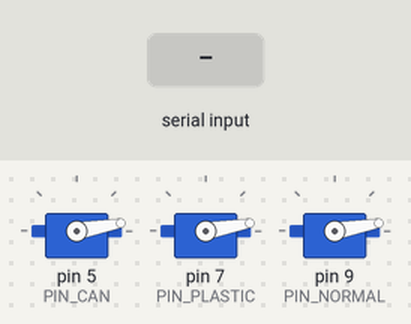
A sketch run on a simulated Arduino Uno, built with avr-gcc and run on an emulated ATmega328P. On the bench: 3 × servo. Inputs (shaded band) come from the test bench. What the sketch prints to the serial monitor is not drawn.

Above: at 2.0 s.
2.1 s: "can\n" received over the second serial link
At 3.4 s:
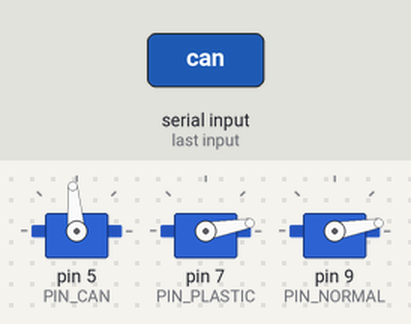
5.1 s: "1\n" received over the second serial link
At 5.42 s:
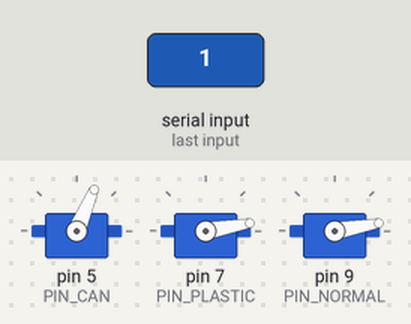
7.0 s: "plastic\n" received over the second serial link
At 9.6 s:
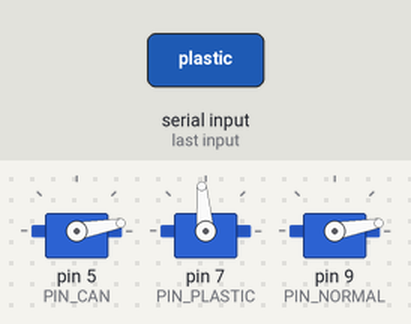
9.9 s: "normal\n" received over the second serial link
At 12.4 s:
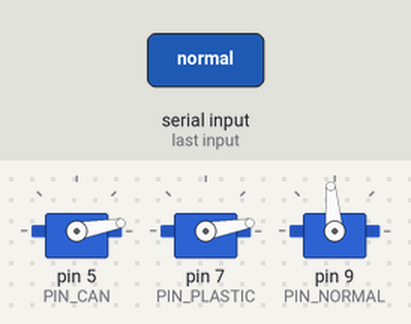
12.7 s: "open\n" received over the second serial link
At 15.5 s:
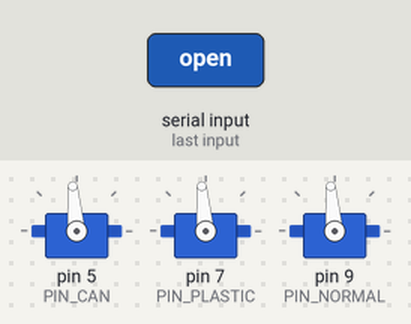
15.7 s: "5\n" received over the second serial link
At 16.22 s:
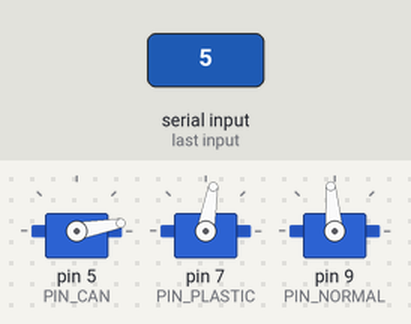
Timing chart, 0 to 18.7 s (numbered marks = the images above; inputs shaded):
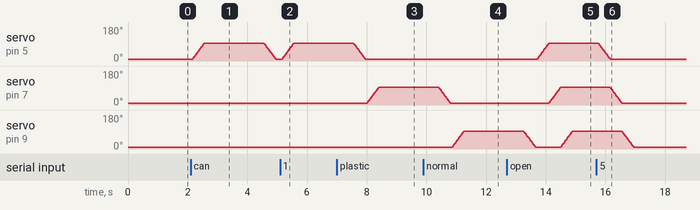

The sketch:

trashbin_v3.ino
```cpp
/* ═══════════════════════════════════════════════════════════════════════════
 *  스마트 휴지통  v3  (뚜껑 3개 · 서보모터 3개)
 *  ─────────────────────────────────────────────────────────────────────────
 *  누비다플랫폼 / 아두이노 나노 CH340
 *
 *  ┌────────────────────────────────────────────────────────────────────┐
 *  │  구조                                                              │
 *  │                                                                    │
 *  │     캔 통      플라스틱 통      일반 통                             │
 *  │    ┌─────┐    ┌─────┐        ┌─────┐                              │
 *  │    │ 뚜껑 │    │ 뚜껑 │        │ 뚜껑 │   ← 서보 3개가 각각 담당     │
 *  │    └─────┘    └─────┘        └─────┘                              │
 *  │      5번        7번             9번                                 │
 *  └────────────────────────────────────────────────────────────────────┘
 *
 *  ★ 밀대·분리대는 없습니다. 뚜껑만 열고 닫습니다.
 *
 *  ★ v2 에서 바뀐 점 ★
 *    v2 는 "뚜껑 1개 + 분리대 + 밀대" 구조였습니다.
 *    → 실제 교구는 뚜껑이 3개라서 맞지 않았습니다.
 *    v3 는 뚜껑 3개만 씁니다. (훨씬 단순합니다)
 *
 *  ★ 웹앱 대응 ★
 *    웹은 명령을 "xa1bfc0fbece7eaefcfe" 처럼 암호로 바꿔 보냅니다.
 *    v3 는 그 암호를 풀어서 원래 명령(캔·일반 ...)을 알아냅니다.
 *    한글 명령도 정상 동작합니다.
 *
 *  ┌────────────────────────────────────────────────────────────────────┐
 *  │  명령어 (블루투스로 보내면 동작)                                   │
 *  │                                                                    │
 *  │    캔        →  5번 뚜껑 열기 → 잠깐 → 닫기                        │
 *  │    플라스틱  →  7번 뚜껑 열기 → 잠깐 → 닫기                        │
 *  │    일반      →  9번 뚜껑 열기 → 잠깐 → 닫기                        │
 *  │    열기      →  뚜껑 3개 모두 열기                                 │
 *  │    닫기      →  뚜껑 3개 모두 닫기                                 │
 *  │    홈        →  뚜껑 3개 모두 닫기 (처음 상태)                     │
 *  │                                                                    │
 *  │  ★ 누비다머신 AI 명령도 그대로 쓸 수 있습니다                     │
 *  │       1NubidaAi → 캔    2NubidaAi → 플라스틱   3NubidaAi → 일반   │
 *  │       4NubidaAi → 열기  5NubidaAi → 닫기       6NubidaAi → 홈     │
 *  └────────────────────────────────────────────────────────────────────┘
 *
 *  ─────────────────────────────────────────────────────────────────────────
 *  ★ 배선
 *
 *      캔 뚜껑 서보        신호선(주황) → 5번
 *      플라스틱 뚜껑 서보  신호선(주황) → 7번
 *      일반 뚜껑 서보      신호선(주황) → 9번
 *      서보 전원(빨강)     →  5V (서보 3개면 외부 5V 권장)
 *      서보 접지(갈색)     →  GND
 *
 *      ⚠️ 서보 3개를 한꺼번에 움직이면 전류가 많이 필요합니다.
 *         힘이 약하거나 떨리면 서보 전원을 따로 넣어 주세요.
 *      ⚠️ 2번·3번 핀은 블루투스 전용입니다.
 * ─────────────────────────────────────────────────────────────────────────
 *
 *  ★ 순서대로 확인하세요 (동작이 안 될 때)
 *      ① 시리얼 모니터(9600) 를 열고 전원을 켠다
 *         → "스마트 휴지통 v3" + "[빌드] 날짜" 가 보이는가?
 *           (안 보이면 업로드가 안 된 것입니다 → 모니터 닫고 다시 업로드)
 *      ② 캔 명령을 보낸다
 *         → "[복호화] → [캔]" 이 보이는가?
 *         → "[동작] 캔 뚜껑 열기" 가 보이는가?
 *      ③ "[동작]" 은 보이는데 서보가 안 움직이면 → 배선/전원 문제
 *      ④ 서보가 떨리거나 힘이 없으면 → 서보 전원을 외부 5V 로
 * ═══════════════════════════════════════════════════════════════════════════ */

#include <SoftwareSerial.h>
#include <Servo.h>

/* ═══════════════════════════════════════════════════════════════════════════
 *  설정 ─ 여기 숫자만 바꾸시면 됩니다
 * ═══════════════════════════════════════════════════════════════════════════ */

/* ── 뚜껑 3개가 꽂힌 핀 ──
 *    ★ 순서를 바꾸고 싶으면 이 세 줄의 핀 번호만 바꾸세요            */
#define PIN_CAN       5    // 캔 뚜껑 서보
#define PIN_PLASTIC   7    // 플라스틱 뚜껑 서보
#define PIN_NORMAL    9    // 일반 뚜껑 서보

/* ── 뚜껑 각도 ──
 *    뚜껑마다 각도가 다르면 따로 지정할 수 있습니다.
 *    처음엔 3개 모두 같게 해두었습니다.                        */
#define CAN_CLOSE      10     // 캔 뚜껑 닫힘
#define CAN_OPEN       95     // 캔 뚜껑 열림
#define PLASTIC_CLOSE  10     // 플라스틱 뚜껑 닫힘
#define PLASTIC_OPEN   95     // 플라스틱 뚜껑 열림
#define NORMAL_CLOSE   10     // 일반 뚜껑 닫힘
#define NORMAL_OPEN    95     // 일반 뚜껑 열림

/* ── 움직이는 속도 (숫자가 클수록 천천히) ── */
#define MS_OPEN      400     // 여는 속도
#define MS_CLOSE     400     // 닫는 속도

/* ── 뚜껑이 열려 있는 시간 (사람이 쓰레기를 넣는 시간) ── */
#define OPEN_HOLD_MS 2000    // 2초간 열어 둠

/* ═══════════════════════════════════════════════════════════════════════════
 *  블루투스 (BLE)  RX=2 / TX=3
 * ═══════════════════════════════════════════════════════════════════════════ */
SoftwareSerial BTSerial(2, 3);

/* ═══════════════════════════════════════════════════════════════════════════
 *  ★ 난독화(암호문) 풀기
 *     웹이 보내는 "x1a2b3c..." 를 원래 명령으로 되돌립니다.
 *     ─────────────────────────────────────────────────────────────
 *     규칙 : 'x' + 2글자(열쇠) + [명령글자마다 2글자]
 *            각 2글자를 숫자로 바꾼 뒤 열쇠와 XOR 하면 원래 글자
 *     열쇠 : 0x2F (웹과 같아야 함)
 * ═══════════════════════════════════════════════════════════════════════════ */
#define NB_KEY 0x2F

/* 16진수 글자 1개 → 숫자   ('a'→10, 'F'→15, 아니면 -1) */
int hexVal(char c) {
  if (c >= '0' && c <= '9') return c - '0';
  if (c >= 'a' && c <= 'f') return c - 'a' + 10;
  if (c >= 'A' && c <= 'F') return c - 'A' + 10;
  return -1;
}

/* "x...." 를 원래 명령으로 되돌림. 실패하면 빈 문자열("") */
String decodeFrame(String frame) {
  if (frame.length() < 5 || frame.charAt(0) != 'x') return "";

  /* (1) 쓸 수 있는 16진수 글자만 모은다 */
  String hexs = "";
  for (unsigned int i = 1; i < frame.length(); i++) {
    char c = frame.charAt(i);
    if (hexVal(c) >= 0) hexs += c;
  }
  if (hexs.length() < 4) return "";

  /* (2) 글자 수가 홀수면 마지막 1글자가 잘린 것
   *     → 버리지 말고 그 1글자만 빼고 계속 (나머지는 정상 복원됨) */
  if ((hexs.length() % 2) != 0) {
    hexs = hexs.substring(0, hexs.length() - 1);
    if (hexs.length() < 4) return "";
  }

  /* (3) 열쇠 꺼내기 */
  int seed = (hexVal(hexs.charAt(0)) * 16 + hexVal(hexs.charAt(1))) ^ NB_KEY;
  if (seed == 0) return "";

  /* (4) 한 글자씩 열쇠와 XOR 해서 원래 글자로
   *     ★ 한글은 1글자가 3바이트라서, "영문만 남기고 버리면"
   *       한글 명령(캔·일반 등)이 전부 사라집니다. → 한글 바이트도 살립니다 */
  String out = "";
  for (unsigned int i = 2; i + 1 < hexs.length(); i += 2) {
    int h1 = hexVal(hexs.charAt(i));
    int h2 = hexVal(hexs.charAt(i + 1));
    if (h1 < 0 || h2 < 0) continue;
    char c = (char)((h1 * 16 + h2) ^ seed);
    out += c;                                  // ★ 거르지 않고 그대로 담음
  }
  out.trim();
  return out;
}

/* ═══════════════════════════════════════════════════════════════════════════
 *  서보 3개 기억장치
 *    ※ 함수 밖에 있어야 합니다 (안에 만들면 각도가 풀립니다)
 * ═══════════════════════════════════════════════════════════════════════════ */
Servo srv[3];
int   srvPin[3]  = { PIN_CAN,     PIN_PLASTIC,    PIN_NORMAL     };
int   srvShut[3] = { CAN_CLOSE,   PLASTIC_CLOSE,  NORMAL_CLOSE   };  // 닫힘 각도
int   srvOpen[3] = { CAN_OPEN,    PLASTIC_OPEN,   NORMAL_OPEN    };  // 열림 각도
int   srvCur[3]  = { CAN_CLOSE,   PLASTIC_CLOSE,  NORMAL_CLOSE   };  // 현재 각도

/* ═══════════════════════════════════════════════════════════════════════════
 *  서보를 부드럽게 움직이는 함수
 *    idx : 서보 번호(0=캔, 1=플라스틱, 2=일반)
 *    deg : 목표 각도(0~180)     ms : 걸리는 시간
 *
 *  서보는 "천천히 가"라는 명령이 없어서, 3도씩 나눠서 조금씩 보냅니다.
 *  (갑자기 확 돌면 뚜껑이 덜컥거립니다)
 * ═══════════════════════════════════════════════════════════════════════════ */
void servoTo(int idx, int deg, int ms) {

  if (idx < 0 || idx > 2) return;
  if (deg < 0)   deg = 0;
  if (deg > 180) deg = 180;

  int from = srvCur[idx];
  if (from == deg) return;              // 이미 그 위치면 그냥 넘어감

  int total = abs(deg - from);
  int steps = total / 3; if (steps < 1) steps = 1;
  int tick  = ms / steps; if (tick < 5) tick = 5;

  int dir = (deg > from) ? 3 : -3;
  int cur = from;

  for (int s = 1; s <= steps; s++) {
    cur += dir;
    if (dir > 0 && cur > deg) cur = deg;
    if (dir < 0 && cur < deg) cur = deg;
    srv[idx].write(cur);
    delay(tick);
  }

  if (cur != deg) srv[idx].write(deg);
  srvCur[idx] = deg;
}

/* ═══════════════════════════════════════════════════════════════════════════
 *  뚜껑 열기 / 닫기
 * ═══════════════════════════════════════════════════════════════════════════ */

/* ── 뚜껑 하나 열기 ── */
void lidOpen(int idx) {
  servoTo(idx, srvOpen[idx], MS_OPEN);
}

/* ── 뚜껑 하나 닫기 ── */
void lidClose(int idx) {
  servoTo(idx, srvShut[idx], MS_CLOSE);
}

/* ── 뚜껑 3개 모두 열기 ── */
void allOpen() {
  for (int i = 0; i < 3; i++) lidOpen(i);
}

/* ── 뚜껑 3개 모두 닫기 (= 홈) ── */
void allClose() {
  for (int i = 0; i < 3; i++) lidClose(i);
}

/* ── 뚜껑 열고 → 잠깐 기다렸다가 → 닫기 ──
 *    쓰레기를 넣는 동안 열어 두는 동작입니다.                       */
void openThenClose(int idx, String name) {

  Serial.print(F("[동작] "));
  Serial.print(name);
  Serial.println(F(" 뚜껑 열기"));

  lidOpen(idx);                 // 열기
  delay(OPEN_HOLD_MS);          // 열어 둔 채 기다리기 (넣는 시간)

  Serial.print(F("[동작] "));
  Serial.print(name);
  Serial.println(F(" 뚜껑 닫기"));

  lidClose(idx);                // 닫기
}

/* ═══════════════════════════════════════════════════════════════════════════
 *  명령 처리
 * ═══════════════════════════════════════════════════════════════════════════ */
bool runCommand(String cmd) {

  /* ══════════════════════════════════════════════════════════════════════
   *  ★ 누비다머신 AI 명령이 오면 휴지통 동작으로 연결합니다
   *     ★ 마지막 글자(i)가 잘려서 "1NubidaA" 로 와도 알아봅니다.
   * ══════════════════════════════════════════════════════════════════════ */
  if (cmd.length() >= 7 && cmd.charAt(0) >= '1' && cmd.charAt(0) <= '6'
      && cmd.indexOf("Nubida") >= 0) {
    char n = cmd.charAt(0);
    Serial.print(F("[AI명령] ")); Serial.print(n); Serial.println(F("번 → 휴지통 동작"));

    if (n == '1') { openThenClose(0, "캔");       return true; }
    if (n == '2') { openThenClose(1, "플라스틱"); return true; }
    if (n == '3') { openThenClose(2, "일반");     return true; }
    if (n == '4') { Serial.println(F("[동작] 전부 열기")); allOpen();  return true; }
    if (n == '5') { Serial.println(F("[동작] 전부 닫기")); allClose(); return true; }
    if (n == '6') { Serial.println(F("[동작] 처음 상태")); allClose(); return true; }
  }

  /* ── 캔 : 5번 뚜껑 ── */
  if (cmd.equals("캔") || cmd.equals("can") || cmd.equals("1")) {
    openThenClose(0, "캔");
    return true;
  }

  /* ── 플라스틱 : 7번 뚜껑 ── */
  else if (cmd.equals("플라스틱") || cmd.equals("plastic") || cmd.equals("2")) {
    openThenClose(1, "플라스틱");
    return true;
  }

  /* ── 일반 : 9번 뚜껑 ── */
  else if (cmd.equals("일반") || cmd.equals("일반쓰레기") ||
           cmd.equals("normal") || cmd.equals("3")) {
    openThenClose(2, "일반");
    return true;
  }

  /* ── 뚜껑 3개 모두 열기 ── */
  else if (cmd.equals("열기") || cmd.equals("전부열기") ||
           cmd.equals("open") || cmd.equals("allopen") || cmd.equals("4")) {
    Serial.println(F("[동작] 전부 열기"));
    allOpen();
    return true;
  }

  /* ── 뚜껑 3개 모두 닫기 ── */
  else if (cmd.equals("닫기") || cmd.equals("전부닫기") ||
           cmd.equals("close") || cmd.equals("allclose") || cmd.equals("5")) {
    Serial.println(F("[동작] 전부 닫기"));
    allClose();
    return true;
  }

  /* ── 홈 (처음 상태 = 모두 닫기) ── */
  else if (cmd.equals("홈") || cmd.equals("home") ||
           cmd.equals("reset") || cmd.equals("6")) {
    Serial.println(F("[동작] 처음 상태"));
    allClose();
    return true;
  }

  return false;    // 모르는 명령
}

/* ═══════════════════════════════════════════════════════════════════════════
 *  블루투스 수신
 * ═══════════════════════════════════════════════════════════════════════════ */
char          rxBuf[192];
int           rxLen    = 0;
unsigned long lastRxAt = 0;

#define FRAME_GAP_MS 60     // 마지막 글자 후 이만큼 지나면 한 줄 끝으로 봄

void drainBle() {
  while (BTSerial.available()) {
    char c = (char)BTSerial.read();
    if (rxLen < (int)sizeof(rxBuf) - 1) rxBuf[rxLen++] = c;
    lastRxAt = millis();
  }
}

void handleFrame() {
  if (rxLen == 0) return;
  rxBuf[rxLen] = '\0';
  String block(rxBuf);
  rxLen = 0;

  int start = 0;
  for (int i = 0; i <= (int)block.length(); i++) {
    bool cut = (i == (int)block.length()) ||
               block.charAt(i) == '\n' || block.charAt(i) == '\r';
    if (!cut) continue;
    if (i > start) {
      String one = block.substring(start, i);
      one.trim();
      if (one.length() > 0) {
        Serial.print(F("[명령] "));
        Serial.println(one);

        /* ── ★ 여기가 핵심 ──
         *    'x' 로 시작하면 암호문 → 풀어서 원래 명령으로 바꿉니다 */
        if (one.charAt(0) == 'x') {
          String plain = decodeFrame(one);
          Serial.print(F("[복호화] → ["));
          Serial.print(plain);
          Serial.println(F("]"));
          if (plain.length() == 0) {
            Serial.println(F("[무시] 복호화 실패 (조각일 수 있음)"));
            continue;
          }
          one = plain;                      // ← 이제 원래 명령이 됨
        }

        if (!runCommand(one)) {
          Serial.print(F("[무시] "));
          Serial.println(one);
        }
      }
    }
    start = i + 1;
  }
}

/* ═══════════════════════════════════════════════════════════════════════════
 *  setup ─ 전원 켤 때 1번
 * ═══════════════════════════════════════════════════════════════════════════ */
void setup() {
  Serial.begin(9600);
  BTSerial.begin(9600);

  /* 서보 3개 준비 (처음엔 닫힌 상태) */
  for (int i = 0; i < 3; i++) {
    srv[i].attach(srvPin[i]);
    srv[i].write(srvShut[i]);
  }
  delay(300);

  Serial.println(F(""));
  Serial.println(F("=========================================="));
  Serial.println(F("  스마트 휴지통 v3  (뚜껑 3개)"));
  Serial.print(F("[빌드] ")); Serial.print(F(__DATE__));
  Serial.print(F(" "));      Serial.println(F(__TIME__));
  Serial.println(F("------------------------------------------"));
  Serial.print(F("  캔       →  ")); Serial.print(PIN_CAN);
  Serial.print(F("번 뚜껑  (닫힘 ")); Serial.print(CAN_CLOSE);
  Serial.print(F(" / 열림 "));        Serial.print(CAN_OPEN);
  Serial.println(F(")"));
  Serial.print(F("  플라스틱 →  ")); Serial.print(PIN_PLASTIC);
  Serial.print(F("번 뚜껑  (닫힘 ")); Serial.print(PLASTIC_CLOSE);
  Serial.print(F(" / 열림 "));        Serial.print(PLASTIC_OPEN);
  Serial.println(F(")"));
  Serial.print(F("  일반     →  ")); Serial.print(PIN_NORMAL);
  Serial.print(F("번 뚜껑  (닫힘 ")); Serial.print(NORMAL_CLOSE);
  Serial.print(F(" / 열림 "));        Serial.print(NORMAL_OPEN);
  Serial.println(F(")"));
  Serial.println(F("------------------------------------------"));
  Serial.print(F("  열어 두는 시간 : "));
  Serial.print(OPEN_HOLD_MS / 1000.0, 1);
  Serial.println(F("초"));
  Serial.println(F("------------------------------------------"));
  Serial.println(F("  캔 / 플라스틱 / 일반"));
  Serial.println(F("  열기 / 닫기 / 홈"));
  Serial.println(F("=========================================="));
  Serial.println(F(""));
}

/* ═══════════════════════════════════════════════════════════════════════════
 *  loop ─ 계속 반복
 * ═══════════════════════════════════════════════════════════════════════════ */
void loop() {
  drainBle();
  if (rxLen > 0 && (millis() - lastRxAt) > FRAME_GAP_MS) {
    handleFrame();
  }
}
```

Measured:
- after the input at 2.1 s, servo on pin 5 (PIN_CAN): rises from 10° to 95° in 0.39 s, then falls to 10° in 2.4 s
- after the input at 5.1 s, servo on pin 5 (PIN_CAN): moves from 10° to 95° over 0.39 s, starting after 0.06 s
- after the input at 7.0 s, servo on pin 7 (PIN_PLASTIC): moves from 10° to 95° over 0.39 s, starting after 1.0 s
- after the input at 9.9 s, servo on pin 9 (PIN_NORMAL): moves from 10° to 95° over 0.39 s, starting after 0.96 s
- after the input at 12.7 s, servo on pin 5 (PIN_CAN): moves from 10° to 95° over 0.39 s, starting after 1.0 s; servo on pin 7 (PIN_PLASTIC): moves from 10° to 95° over 0.39 s, starting after 1.4 s
- after the input at 15.7 s, servo on pin 5 (PIN_CAN): moves from 95° to 10° over 0.39 s, starting after 0.06 s; servo on pin 7 (PIN_PLASTIC): moves from 95° to 10° over 0.39 s, starting after 0.45 s; servo on pin 9 (PIN_NORMAL): moves from 95° to 10° over 0.39 s, starting after 0.85 s
